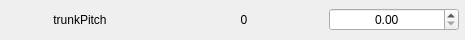
                      <widget class="QFrame" name="frame_57">
                       <property name="minimumSize">
                        <size>
                         <width>465</width>
                         <height>40</height>
                        </size>
                       </property>
                       <property name="maximumSize">
                        <size>
                         <width>465</width>
                         <height>40</height>
                        </size>
                       </property>
                       <property name="frameShape">
                        <enum>QFrame::NoFrame</enum>
                       </property>
                       <property name="frameShadow">
                        <enum>QFrame::Sunken</enum>
                       </property>
                       <layout class="QHBoxLayout" name="horizontalLayout_59">
                        <property name="spacing">
                         <number>5</number>
                        </property>
                        <property name="leftMargin">
                         <number>0</number>
                        </property>
                        <property name="topMargin">
                         <number>0</number>
                        </property>
                        <property name="rightMargin">
                         <number>5</number>
                        </property>
                        <property name="bottomMargin">
                         <number>0</number>
                        </property>
                        <item>
                         <widget class="QLabel" name="label_117">
                          <property name="minimumSize">
                           <size>
                            <width>158</width>
                            <height>0</height>
                           </size>
                          </property>
                          <property name="maximumSize">
                           <size>
                            <width>158</width>
                            <height>16777215</height>
                           </size>
                          </property>
                          <property name="text">
                           <string>trunkPitch</string>
                          </property>
                          <property name="alignment">
                           <set>Qt::AlignCenter</set>
                          </property>
                         </widget>
                        </item>
                        <item>
                         <widget class="QLabel" name="label_118">
                          <property name="minimumSize">
                           <size>
                            <width>158</width>
                            <height>0</height>
                           </size>
                          </property>
                          <property name="maximumSize">
                           <size>
                            <width>158</width>
                            <height>16777215</height>
                           </size>
                          </property>
                          <property name="text">
                           <string>0</string>
                          </property>
                          <property name="alignment">
                           <set>Qt::AlignCenter</set>
                          </property>
                         </widget>
                        </item>
                        <item>
                         <widget class="QDoubleSpinBox" name="doubleSpinBox_56">
                          <property name="minimumSize">
                           <size>
                            <width>130</width>
                            <height>0</height>
                           </size>
                          </property>
                          <property name="maximumSize">
                           <size>
                            <width>130</width>
                            <height>16777215</height>
                           </size>
                          </property>
                          <property name="styleSheet">
                           <string notr="true"/>
                          </property>
                          <property name="alignment">
                           <set>Qt::AlignCenter</set>
                          </property>
                         </widget>
                        </item>
                       </layout>
                      </widget>
